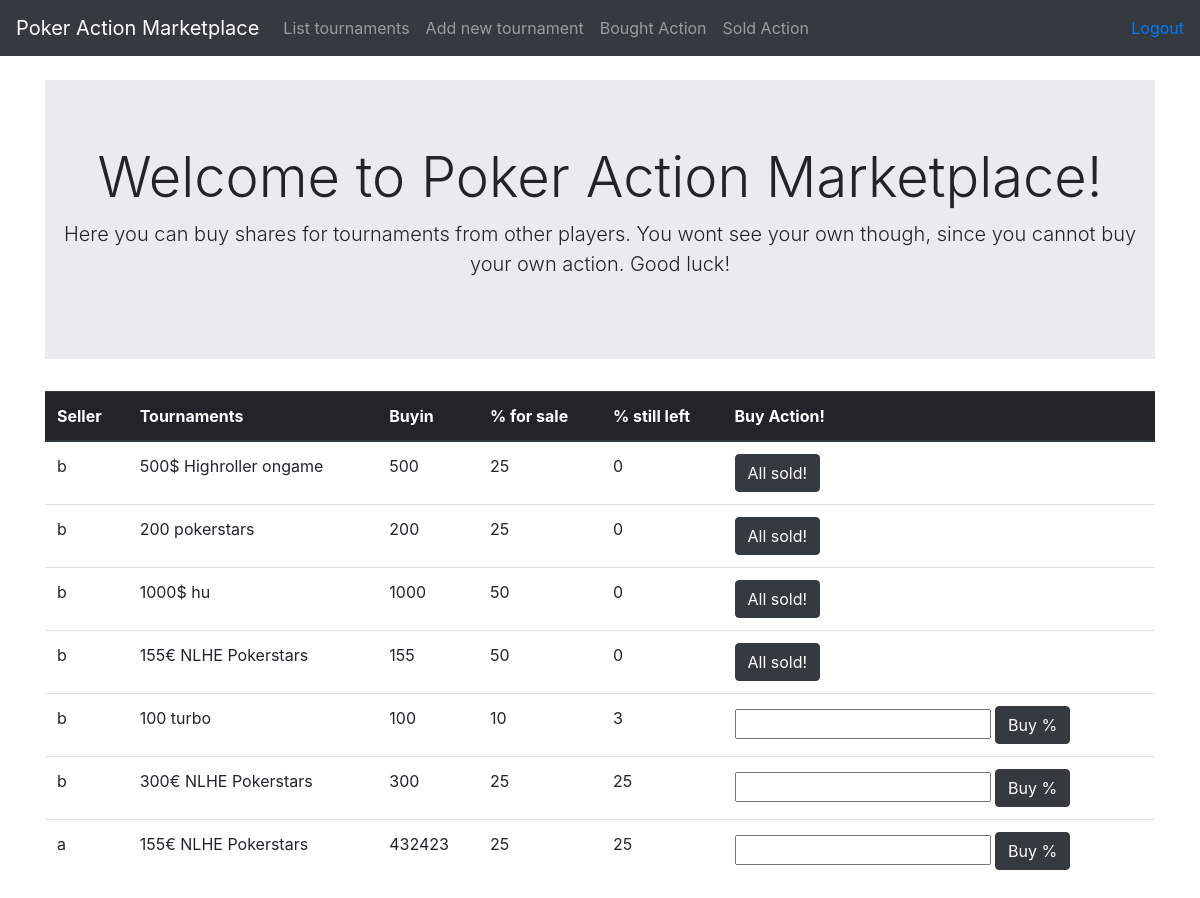
The app's page /tournaments/ (signed in) with its own data.
### application/tournamentPackages/models.py (models this page shows, shortened)
class TournamentPackage(Base):
    tournament = db.Column(db.String(144), nullable=False)
    buyin = db.Column(db.Integer, nullable=False)
    pcttobesold = db.Column(db.Integer, nullable=False)
    pctleft = db.Column(db.Integer, nullable=False)
    account_id = db.Column(db.Integer, db.ForeignKey('account.id'), nullable=False)
    def __init__(self, tournament, buyin, pcttobesold):
        self.tournament = tournament
        self.buyin = buyin
        self.pcttobesold = pcttobesold
        self.pctleft = pcttobesold
        self.user = ''
        self.userid = ''
    @staticmethod
    def join_account_on_tournaments():
        stmt = text("SELECT * FROM tournament_package"
                    " LEFT JOIN account on tournament_package.account_id = account.id")
        res = db.engine.execute(stmt)
        tournaments = []
        for row in res:
            tournament = TournamentPackage(row[3], row[4], row[5])
            tournament.user = row[-2]
            tournament.id = row[0]
            tournament.userid = row[7]
            tournament.pctleft = row[6]
            if tournament.userid == current_user.id:
                continue
            tournaments.append(tournament)
        return tournaments

### application/tournamentPackages/views.py (the view)
@app.route('/tournaments/', methods=['GET'])
@login_required
def tournaments_index():
    tournaments = TournamentPackage.join_account_on_tournaments()
    tournaments.sort(key = lambda x: x.user, reverse=True)
    return render_template('tournaments/list.html', tournaments = tournaments)

### application/__init__.py (called while the page is built)
@login_manager.user_loader
def load_user(user_id):
    return User.query.get(user_id)

### application/templates/tournaments/list.html (shortened to what this page needs)
{% extends "layout.html" %}
{% block body %}
<div class="jumbotron jumbotron-fluid">
  <div class="container">
    <h1 class="display-4" align=center>Welcome to Poker Action Marketplace!</h1>
    <p class="lead" align=center>Here you can buy shares for tournaments from other players. You wont see your own though, since you cannot buy your own action. Good luck!</p>
  </div>
</div>
<table class="table">
  <thead class="thead-dark">
  <th scope="col">Seller</th>
  <th scope="col">Tournaments</th>
  <th scope="col">Buyin</th>
  <th scope="col">% for sale</th>
  <th scope="col">% still left</th>
  <th scope="col">Buy Action!</th>
  </thead>
  {% for tournament in tournaments %}
  <tr>
    <td>{{ tournament.user }}</td>
    <td>{{ tournament.tournament }}</td>
    <td>{{ tournament.buyin }}</td>
    <td>{{ tournament.pcttobesold }}</td>
    <td>{{ tournament.pctleft }}</td>
    {% if tournament.pctleft == 0 %}
    <td><button class="btn btn-dark">All sold!</button></td>
    {% else %}
    <td><form method="POST", action="{{ url_for('tournaments_buy_percentage', tournament_id = tournament.id) }}">
      <input name="text">
      <input type="submit", value='Buy %' class="btn btn-dark">
    </form></td>
    {% endif %}
  </tr>
{% endfor %}
</table>
{% endblock %}

### records on screen
TournamentPackage: user "b", tournament "500$ Highroller ongame", buyin "500", pcttobesold "25", pctleft "0", shows "All sold!"
TournamentPackage: user "b", tournament "200 pokerstars", buyin "200", pcttobesold "25", pctleft "0", shows "All sold!"
TournamentPackage: user "b", tournament "1000$ hu", buyin "1000", pcttobesold "50", pctleft "0", shows "All sold!"
TournamentPackage: user "b", tournament "155€ NLHE Pokerstars", buyin "155", pcttobesold "50", pctleft "0", shows "All sold!"
TournamentPackage: user "b", tournament "100 turbo", buyin "100", pcttobesold "10", pctleft "3"
TournamentPackage: user "b", tournament "300€ NLHE Pokerstars", buyin "300", pcttobesold "25", pctleft "25"
TournamentPackage: user "a", tournament "155€ NLHE Pokerstars", buyin "432423", pcttobesold "25", pctleft "25"
